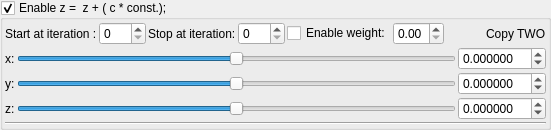
    <widget class="MyGroupBox" name="groupCheck_transform_constantMultiplier1_enabled">
     <property name="title">
      <string>Enable z =  z + ( c * const.); </string>
     </property>
     <property name="checkable">
      <bool>true</bool>
     </property>
     <layout class="QVBoxLayout" name="verticalLayout_19" stretch="0,0,0">
      <property name="spacing">
       <number>2</number>
      </property>
      <property name="leftMargin">
       <number>2</number>
      </property>
      <property name="topMargin">
       <number>2</number>
      </property>
      <property name="rightMargin">
       <number>2</number>
      </property>
      <property name="bottomMargin">
       <number>2</number>
      </property>
      <item>
       <layout class="QGridLayout" name="gridLayout_18">
        <item row="0" column="0">
         <widget class="QLabel" name="label_73">
          <property name="text">
           <string>Start at iteration :</string>
          </property>
         </widget>
        </item>
        <item row="0" column="3">
         <widget class="MySpinBox" name="spinboxInt_transform_constantMultiplier1_stop_iterations">
          <property name="sizePolicy">
           <sizepolicy hsizetype="Minimum" vsizetype="Maximum">
            <horstretch>0</horstretch>
            <verstretch>0</verstretch>
           </sizepolicy>
          </property>
          <property name="maximum">
           <number>250</number>
          </property>
         </widget>
        </item>
        <item row="0" column="1">
         <widget class="MySpinBox" name="spinboxInt_transform_constantMultiplier1_start_iterations">
          <property name="sizePolicy">
           <sizepolicy hsizetype="Minimum" vsizetype="Maximum">
            <horstretch>0</horstretch>
            <verstretch>0</verstretch>
           </sizepolicy>
          </property>
          <property name="minimum">
           <number>0</number>
          </property>
          <property name="maximum">
           <number>250</number>
          </property>
          <property name="value">
           <number>0</number>
          </property>
         </widget>
        </item>
        <item row="0" column="2">
         <widget class="QLabel" name="label_74">
          <property name="text">
           <string>Stop at iteration:</string>
          </property>
         </widget>
        </item>
        <item row="0" column="9">
         <widget class="QLabel" name="label_111">
          <property name="text">
           <string>Copy TWO</string>
          </property>
         </widget>
        </item>
        <item row="0" column="7">
         <widget class="MyDoubleSpinBox" name="spinbox_transform_constantMultiplier1_weight">
          <property name="sizePolicy">
           <sizepolicy hsizetype="Minimum" vsizetype="Maximum">
            <horstretch>0</horstretch>
            <verstretch>0</verstretch>
           </sizepolicy>
          </property>
          <property name="decimals">
           <number>2</number>
          </property>
          <property name="minimum">
           <double>0.000000000000000</double>
          </property>
          <property name="maximum">
           <double>1.000000000000000</double>
          </property>
          <property name="singleStep">
           <double>0.100000000000000</double>
          </property>
         </widget>
        </item>
        <item row="0" column="8">
         <spacer name="horizontalSpacer_9">
          <property name="orientation">
           <enum>Qt::Horizontal</enum>
          </property>
          <property name="sizeHint" stdset="0">
           <size>
            <width>40</width>
            <height>20</height>
           </size>
          </property>
         </spacer>
        </item>
        <item row="0" column="6">
         <widget class="QCheckBox" name="checkBox_transform_constantMultiplier1_weight_enabled">
          <property name="text">
           <string>Enable weight:</string>
          </property>
         </widget>
        </item>
       </layout>
      </item>
      <item>
       <layout class="QGridLayout" name="gridLayout_29">
        <property name="spacing">
         <number>2</number>
        </property>
        <item row="1" column="1">
         <widget class="QLabel" name="label_28">
          <property name="text">
           <string>y:</string>
          </property>
         </widget>
        </item>
        <item row="1" column="3">
         <widget class="MyDoubleSpinBox" name="spinbox3_transform_constantMultiplier1_y">
          <property name="sizePolicy">
           <sizepolicy hsizetype="Minimum" vsizetype="Maximum">
            <horstretch>0</horstretch>
            <verstretch>0</verstretch>
           </sizepolicy>
          </property>
          <property name="prefix">
           <string/>
          </property>
          <property name="suffix">
           <string/>
          </property>
          <property name="decimals">
           <number>6</number>
          </property>
          <property name="minimum">
           <double>-99.989999999999995</double>
          </property>
          <property name="maximum">
           <double>99.989999999999995</double>
          </property>
          <property name="singleStep">
           <double>0.100000000000000</double>
          </property>
         </widget>
        </item>
        <item row="0" column="1">
         <widget class="QLabel" name="label_29">
          <property name="text">
           <string>x:</string>
          </property>
         </widget>
        </item>
        <item row="2" column="1">
         <widget class="QLabel" name="label_37">
          <property name="text">
           <string>z:</string>
          </property>
         </widget>
        </item>
        <item row="0" column="3">
         <widget class="MyDoubleSpinBox" name="spinbox3_transform_constantMultiplier1_x">
          <property name="sizePolicy">
           <sizepolicy hsizetype="Minimum" vsizetype="Maximum">
            <horstretch>0</horstretch>
            <verstretch>0</verstretch>
           </sizepolicy>
          </property>
          <property name="prefix">
           <string/>
          </property>
          <property name="suffix">
           <string/>
          </property>
          <property name="decimals">
           <number>6</number>
          </property>
          <property name="minimum">
           <double>-99.989999999999995</double>
          </property>
          <property name="maximum">
           <double>99.989999999999995</double>
          </property>
          <property name="singleStep">
           <double>0.100000000000000</double>
          </property>
         </widget>
        </item>
        <item row="2" column="3">
         <widget class="MyDoubleSpinBox" name="spinbox3_transform_constantMultiplier1_z">
          <property name="sizePolicy">
           <sizepolicy hsizetype="Minimum" vsizetype="Maximum">
            <horstretch>0</horstretch>
            <verstretch>0</verstretch>
           </sizepolicy>
          </property>
          <property name="prefix">
           <string/>
          </property>
          <property name="suffix">
           <string/>
          </property>
          <property name="decimals">
           <number>6</number>
          </property>
          <property name="minimum">
           <double>-99.989999999999995</double>
          </property>
          <property name="maximum">
           <double>99.989999999999995</double>
          </property>
          <property name="singleStep">
           <double>0.100000000000000</double>
          </property>
         </widget>
        </item>
        <item row="1" column="2">
         <widget class="QSlider" name="slider3_transform_constantMultiplier1_y">
          <property name="sizePolicy">
           <sizepolicy hsizetype="Expanding" vsizetype="Maximum">
            <horstretch>0</horstretch>
            <verstretch>0</verstretch>
           </sizepolicy>
          </property>
          <property name="minimum">
           <number>-5000000</number>
          </property>
          <property name="maximum">
           <number>5000000</number>
          </property>
          <property name="singleStep">
           <number>1</number>
          </property>
          <property name="orientation">
           <enum>Qt::Horizontal</enum>
          </property>
         </widget>
        </item>
        <item row="0" column="2">
         <widget class="QSlider" name="slider3_transform_constantMultiplier1_x">
          <property name="sizePolicy">
           <sizepolicy hsizetype="Preferred" vsizetype="Preferred">
            <horstretch>0</horstretch>
            <verstretch>0</verstretch>
           </sizepolicy>
          </property>
          <property name="minimum">
           <number>-5000000</number>
          </property>
          <property name="maximum">
           <number>5000000</number>
          </property>
          <property name="singleStep">
           <number>1</number>
          </property>
          <property name="orientation">
           <enum>Qt::Horizontal</enum>
          </property>
         </widget>
        </item>
        <item row="2" column="2">
         <widget class="QSlider" name="slider3_transform_constantMultiplier1_z">
          <property name="sizePolicy">
           <sizepolicy hsizetype="Expanding" vsizetype="Maximum">
            <horstretch>0</horstretch>
            <verstretch>0</verstretch>
           </sizepolicy>
          </property>
          <property name="minimum">
           <number>-5000000</number>
          </property>
          <property name="maximum">
           <number>5000000</number>
          </property>
          <property name="singleStep">
           <number>1</number>
          </property>
          <property name="orientation">
           <enum>Qt::Horizontal</enum>
          </property>
         </widget>
        </item>
       </layout>
      </item>
      <item>
       <widget class="Line" name="line_7">
        <property name="orientation">
         <enum>Qt::Horizontal</enum>
        </property>
       </widget>
      </item>
     </layout>
    </widget>
